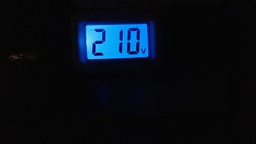
#> input picture media/210.jpg, 256 x 144 px, shrunk from 1920 x 1080 before the run
$ python test.py
#> lines starting #> are read from the running program, lines starting #| are printed output that depends on the picture; after the words box and inside, x2 and y2 are one past the last pixel; in counts of white or black regions, pixels touching at a corner belong together
import numpy as np
import cv2 as cv

inp = cv.imread('media/210.jpg')
#> inp is the input picture: shape (144, 256, 3); mean B, G, R 22.2, 13.8, 6.8
hsv = cv.cvtColor(inp, cv.COLOR_BGR2HSV)
#> hsv: shape (144, 256, 3); mean H, S, V 50.5, 55.7, 22.3

# Define the lower and upper blue thresholds
lower_blue = np.array([95, 0, 0])
upper_blue = np.array([105, 255, 255])

# Create a mask for blue pixels
mask = cv.inRange(hsv, lower_blue, upper_blue)
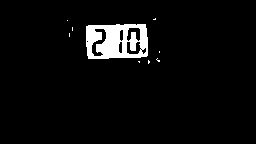
#> mask: shape (144, 256); 4.5% white; 9 white regions (8 under 20 px)

# Find contours in the mask
contours, _ = cv.findContours(
    mask, cv.RETR_EXTERNAL, cv.CHAIN_APPROX_SIMPLE)
#> contours = 9 contours, 8 with area under 20; largest, box (x1, y1, x2, y2) and area: (86, 24, 148, 59) 1962

dims = inp.shape
#> dims = (144, 256, 3)
print('dims', dims)
#| dims (144, 256, 3)
print(dims[0])
#| 144

myimg = mask.copy()
for a in range(dims[0]):
    for b in range(dims[1]):
       print(inp[a][b])
#> this loop made 144 passes
#> (printed output is left out)

print('mask shape', mask.shape)

$ run again, with media/211.jpg copied over media/210.jpg
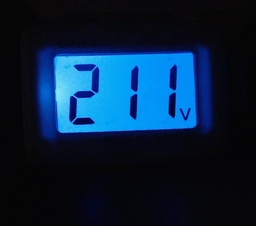
#> input picture media/211.jpg, 256 x 226 px, shrunk from 847 x 749 before the run
#> inp is the input picture: shape (226, 256, 3); mean B, G, R 60.1, 33.8, 8.6
#> hsv: shape (226, 256, 3); mean H, S, V 107, 139.4, 60.1
#> `mask = cv.inRange(hsv, lower_blue, upper_blue)`:
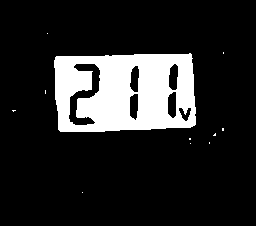
#> mask: shape (226, 256); 15.4% white; 11 white regions (10 under 20 px)
#> contours = 11 contours, 10 with area under 20; largest, box (x1, y1, x2, y2) and area: (54, 53, 196, 132) 10208
#| dims (226, 256, 3)
#| 226
#> the loop `for a in range(dims[0]):` made 226 passes
#> (printed output is left out)
